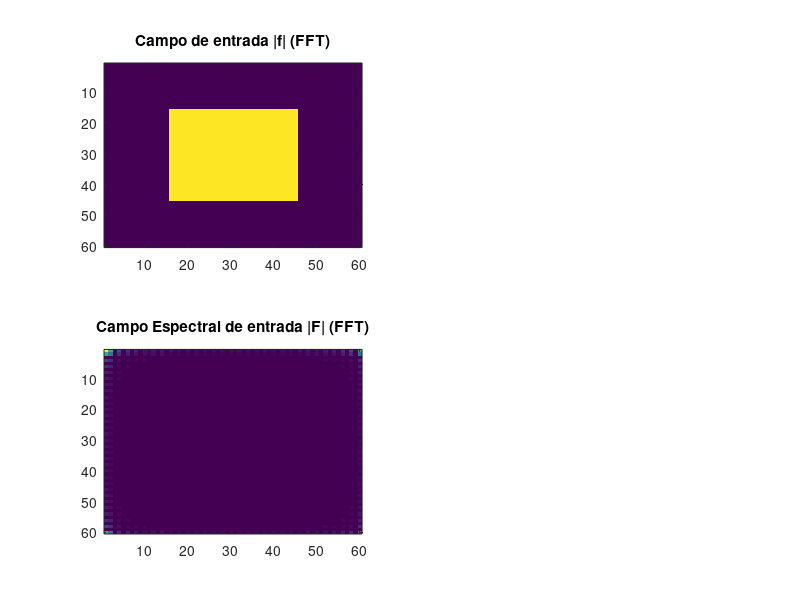

Reproduce this figure in MATLAB. (Note: this script raises an error after producing the figure.)
%%%%%%%%%%%% IMPLEMENTACION DE EL METODO DE ESPECTRO %%%%%%%%%%%%%%%%%%%
%%%%%%%%%%%%%%%%%%%     ANGULAR POR DFT      %%%%%%%%%%%%%%%%%%%%%%%%%%%


%% ELEMENTOS 
%  -- La transformada de Fourier del campo de entrada, A(alfa/lambda,beta/lambda, 0)
%  -- Shiftear
%  -- Multiplicar la transformada por la funcion de transferencia del
%  espectro de llegada. A(alfa/lambda,beta/lambda, z)
%  -- Hallar la transformada inversa del espectro de llegada
%  --Shiftear
%   
%   Para ello definir :
%   - distancia z a la cual se quiere hallar la difraccion
%   - la longitud de onda
%   - longitud de muestreo
%   - numero de muestras, en este caso la cantidad de muestras debe de ser .
%   

% Vamos a suponer una ventana cuadrada por donde pasara una onda plana
% monocromatica , la luz chocara con la apertura rectangular de 1 m X 1 m
% con una longitud de onda de 600nm 

%Parametros
lambda = 600E-9;
longitud = 1; %% Longitud en metros
apertura = 1/2;
z = 10000; %Distancia de propagacion entre planos (m)

%% funcion rectangulo, el cual sera nuestro campo optico de entrada con aplitud igual a 1
rect2d = @(a,b) ( (( (longitud-apertura)/2 <= a) & (a <= (longitud+apertura)/2 )) & ...
                  (( (longitud-apertura)/2 <= b) & (b <= (longitud+apertura)/2 ))  );
num_of_points = 60; % Como la funcion rect no tiene limite en F_FFT_obanda entonces irse al limite de Nyquist no es util
                      % por lo que simplemente definimos muchas muestras en
                      % nuestra implementación


 
%% Los espaciamientos en x y en y definiran que tan buena sera la recontruccion 
%%de mi señal sin aliasing en el limite de Nyquisy se tiene que 

%%%%%%%%%%%%%%    delta_x =  longitud/numero de puntos;
%%%%%%%%%%%%%%    delta_y =  longitud/numero de puntos;

dx = longitud/num_of_points;  %% Modificando esto podemos obtener la imagen como tal sin
dy = longitud/num_of_points;  %% Perdida de información
dfx = 1/((num_of_points+2)* dx); %% steps en x del plano espectral Para un espaciamiento en limite de Nyquist
dfy = 1/((num_of_points+2)* dy); %% Steps en y del plano espectral

x = linspace(0,longitud,num_of_points);
y = linspace(0,longitud,num_of_points);

u = linspace(0,num_of_points*dfx , num_of_points);
v = linspace(0,num_of_points*dfy , num_of_points);

% Creamos vectores de datos X, Y donde se va a contener cada valor de la maya 
[X,Y] = meshgrid(x,y);
[U,V] = meshgrid(u,v);

% Definimos la funcion f como el campo optico que se propagara y se
% difractará
f = rect2d(X,Y);



%% Implementacion por FFT

% Sacamos la transformada de Fourier del campo de entrada para conocer el
% espectro angular del mismo
F_FFT_o = fft2(f);
%F_FFT_o = fftshift(F_FFT_o);
F_FFT_o = F_FFT_o./(max(max(abs(F_FFT_o))));
%F_FFT_o = abs(F_FFT_o);


figure;
subplot(2,2,1);
imagesc(f);
title("Campo de entrada |f| (FFT)")

% El siguiente paso es multiplicar el espectro angular de entrada por la 
% funcion de transferencia del espacio libre para asi obtener el espectro
% angular del campo óptico de llegada posterior a la difracción

F_FFT_s = F_FFT_o .* exp(1i * z * sqrt((2*pi/lambda)^2-(U*2*pi).^2-(V*2*pi).^2));

% Ahora el último paso será sacar la transformada de fourier inversa
% discreta al espectro angular del campo optico de llegada


f_fft_reconstructed = ifft2(F_FFT_s); %% Shifteamos ya que ifft2 
                                                % ya tiene la funcion de hacer el shift por dentro 

%% Ya con esto se habra logrado implementar el espectro angular de forma discreta

% subplot(2,2,3)
% imagesc(abs(f_fft_reconstructed));
% title("Campo Difractado |F| (FFT)")


subplot(2,2,3)
imagesc(abs(F_FFT_o));
title("Campo Espectral de entrada |F| (FFT)")

%% Implementacion de la DFT.

%%Hallamos la transformada de Fourier del espectro de entrada

%Implementacion por DTF

F_DFT_o =  dft(U,V,X,Y,f);

%F_DFT_o = shift(F_DFT_o);
F_DFT_o = F_DFT_o./(max(max(abs(F_DFT_o))));
%F_DFT_o = abs(F_DFT_o);


subplot(2,2,2)
imagesc(f);
title("Campo de Entrada |f| (DFT)")

f_dft_reconstructed = zeros(num_of_points,num_of_points);

F_DFT_s = F_DFT_o .* exp(1i * z * 2*pi*sqrt((1/lambda)^2-(U).^2-(V).^2));

for p = 1:1:num_of_points
    for q = 1:1:num_of_points
        for n= 1:1:num_of_points
            for m = 1:1:num_of_points    

                f_dft_reconstructed(p,q) = f_dft_reconstructed(p,q) + ... 
                                              F_DFT_s(n,m).*exp(1i*2*pi*(X(p,q).*U(n,m)+Y(p,q).*V(n,m)));

            end
        end
    end
end

% subplot(2,2,4)
% imagesc(abs(f_dft_reconstructed));
% title("Campo Difractado |F| (DFT)")

subplot(2,2,4)
imagesc(abs(F_DFT_o));
title("Campo Espectral de Entrada |F| (DFT)")


colormap("gray");
colorbar("off");


        %% Aqui vamos a crear una funcion que shiftea una matriz NxM

function shifted_matrix = shift(M)
        size_of = size(M); 

        M_shifted = zeros(size_of(1),size_of(2));

        % Primer cuadrante
        M_shifted(1:size_of(1)/2,1:size_of(2)/2) = ...
                        M(size_of(1)/2+1:size_of(1),size_of(2)/2+1:size_of(2));
        
        % Segundo Cuadrante
        M_shifted(1:size_of(1)/2,size_of(2)/2+1:size_of(2)) = ...
                        M(size_of(1)/2+1:size_of(1),1:size_of(2)/2);
        
        
        % Tercer Cuadrante
        M_shifted(size_of(1)/2+1:size_of(1),1:size_of(2)/2) = ...
                        M(1:size_of(1)/2,size_of(2)/2+1:size_of(2));

        % Cuarto Cuadrante 
        M_shifted(size_of(1)/2+1:size_of(1),size_of(2)/2+1:size_of(2)) = ...
                        M(1:size_of(1)/2,1:size_of(2)/2);

        shifted_matrix = M_shifted;

end

%% Con esta funcion hacemos un Padding a el campo de entrada 

function [M_padded,num_new_points] = padding(M,num_zeros)

        size_of = size(M);% encuentro la cantidad de filas y columnas

        M_to_pad = zeros(size_of(1)+num_zeros*2,size_of(2)+num_zeros*2);

        num_new_points = size_of(1)+num_zeros*2;
        
        % Adjuntamos nuestra matriz en todo el centro
        M_to_pad(num_zeros:size_of(1),num_zeros:size_of(2)) = M; 
            
        %Retornamos la matriz 

        M_padded = M_to_pad;


end

%% Funcion para hallar la transformada de fourier Discreta DFT

function F_DFT = dft(U,V,X,Y,fun)
       
       size_of = size(fun);
       F_dft = zeros(size_of(1),size_of(2));

       for p = 1:1:size_of(1)
            for q = 1:1:size_of(2)
                for n= 1:1:size_of(1)
                    for m = 1:1:size_of(2)    
                        F_dft(p,q) = F_dft(p,q) + fun(n,m) * exp(-1i*2*pi*(U(p,p)*X(n,n) + V(q,q)*Y(m,m)));
                    end
                end
            end
       end

       F_DFT = F_dft;
        
end

%% Con esta funcion facilmente podemos cambiar el dominio ya creado durante la rutina
function [X,Y] = change_domain(dx,dy,dfx,dfy,new_points_x,new_points_y)
        if (dx ~= 0) &&  (dy ~= 0)   
            x = linspace(0,dx*new_points_x,new_points_x);
            y = linspace(0,dy*new_points_y,new_points_y);
                
            [X,Y] = meshgrid(x,y);


        elseif (dfx ~= 0) &&  (dfy ~= 0)
            u = linspace(0,dfx*new_points_x,new_points_x);
            v = linspace(0,dfy*new_points_y,new_points_y);
                
           [X,Y] = meshgrid(u,v);

        else 
            disp('Ojo, faltan parametros mi rey\n');
        
        end

end